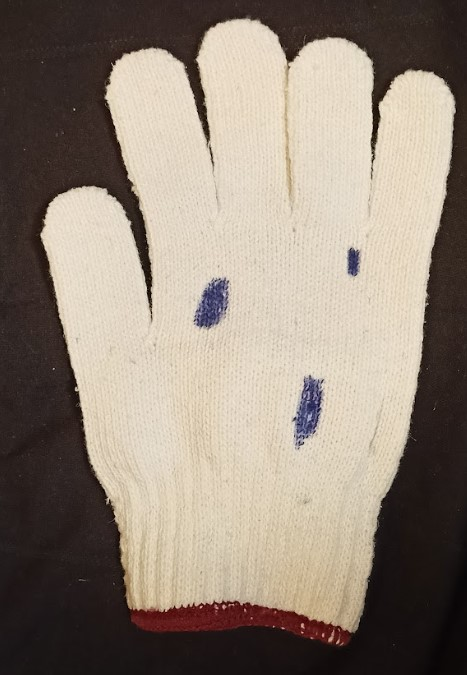
#> input picture Images/Cloth/CLOTH STAIN 1.jpg, 467 x 675 px
$ python -i contourFinder.py   (imports and definitions only)
#> lines starting #> are read from the running program, lines starting #| are printed output that depends on the picture; after the words box and inside, x2 and y2 are one past the last pixel; in counts of white or black regions, pixels touching at a corner belong together
#> further down, picture is the input picture: shape (675, 467, 3); mean B, G, R 119.7, 132.4, 145
import cv2 as cv
import numpy as np


def find_skin_contours(img):
    img_lab = cv.cvtColor(img, cv.COLOR_BGR2LAB)
#> img_lab: shape (675, 467, 3); mean of channels 0, 1, 2 137.1, 131, 136.3

    skin_lower = np.array([88, 113, 135])
    skin_higher = np.array([255, 255, 355])
    skin_extracted = cv.inRange(img_lab, skin_lower, skin_higher)
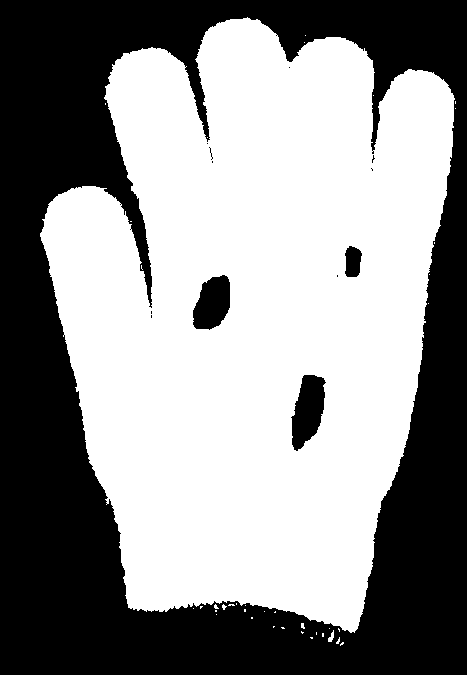
#> skin_extracted: shape (675, 467); 56.6% white; 13 black regions (9 under 20 px), largest, box (x1, y1, x2, y2) and area: (0, 0, 467, 675) 133242, (291, 375, 326, 451) 1745, (193, 275, 230, 330) 1515, (345, 246, 362, 277) 421

    # floodfill from point (0, 0)
    h, w = skin_extracted.shape[:2]
#> h = 675; w = 467
    mask = np.zeros((h + 2, w + 2), np.uint8)
    cv.floodFill(skin_extracted, mask, (0, 0), 255)
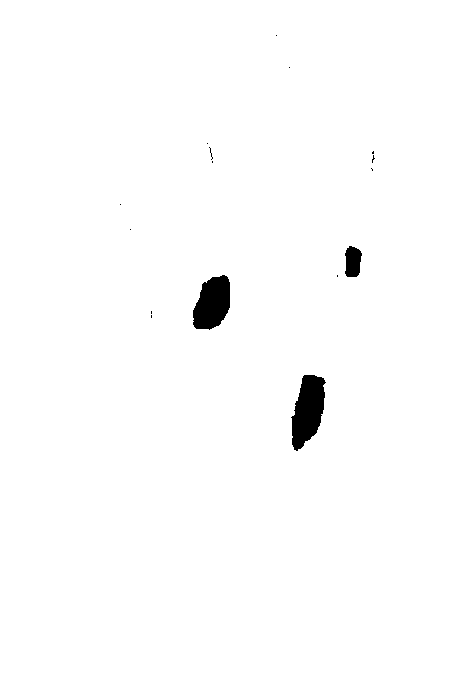
#> skin_extracted: shape (675, 467); 98.8% white; 16 black regions (13 under 20 px), largest, box (x1, y1, x2, y2) and area: (291, 375, 326, 451) 1745, (193, 275, 230, 330) 1515, (345, 246, 362, 277) 421
    # invert floodfilled image
    skin_extracted = cv.bitwise_not(skin_extracted)
    # skin_extracted = cv.resize(skin_extracted, None, fx=0.2, fy=.2)

    # cv.imshow("skin_extracted", skin_extracted)

    a_erode = cv.erode(skin_extracted, None, iterations=2)
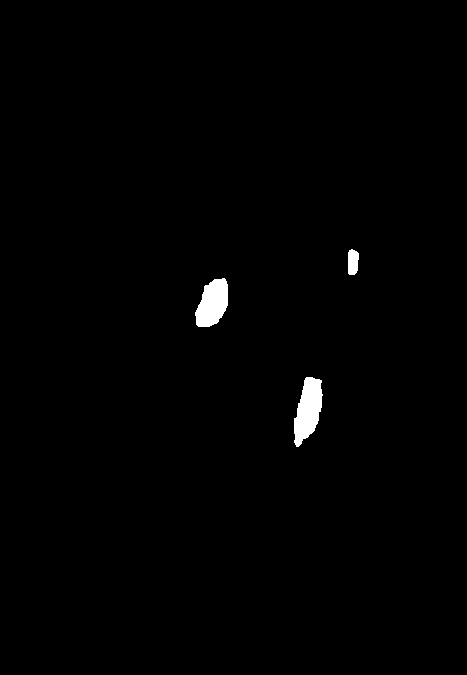
#> a_erode: shape (675, 467); 0.86% white; 3 white regions, box (x1, y1, x2, y2) and area: (294, 377, 323, 447) 1309, (195, 278, 228, 327) 1161, (348, 249, 359, 275) 245
    # cv.imshow("a_erode", a_erode)

    a_dilate = cv.dilate(a_erode, None, iterations=2)
#> a_dilate: shape (675, 467); 1.2% white; 3 white regions, box (x1, y1, x2, y2) and area: (292, 375, 325, 449) 1729, (193, 276, 230, 329) 1505, (346, 247, 361, 277) 409
    # cv.imshow("a_dilate", a_dilate)

    a_fill = cv.morphologyEx(a_dilate, cv.MORPH_CLOSE,
                             np.ones((7, 7), dtype=np.uint8))
#> a_fill: shape (675, 467); 1.2% white; 3 white regions, box (x1, y1, x2, y2) and area: (292, 375, 325, 449) 1733, (193, 276, 230, 329) 1505, (346, 247, 361, 277) 409
    # cv.imshow("a_fill", a_fill)

    a_canny = cv.Canny(a_fill, 0, 255)
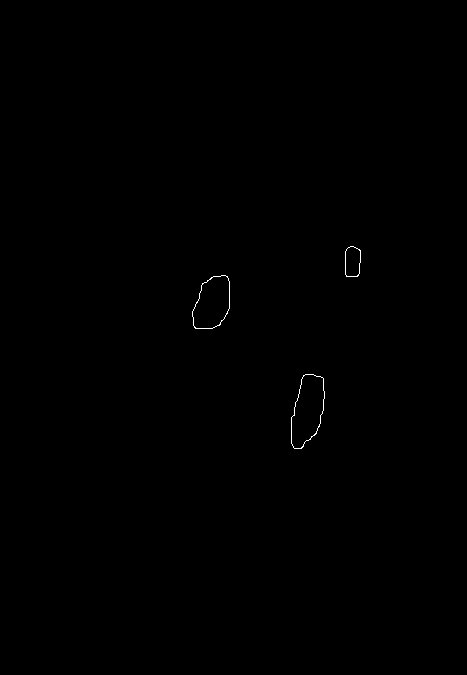
#> a_canny: shape (675, 467); 0.13% white in thin lines or dots, all inside (x1, y1, x2, y2) = (192, 246, 361, 449)
    # cv.imshow("a_hole_canny", a_canny)

    # find contours
    a_contours, _ = cv.findContours(
        a_canny,
        cv.RETR_EXTERNAL,
        cv.CHAIN_APPROX_SIMPLE
    )
#> a_contours = 3 contours; box (x1, y1, x2, y2) and area: (291, 374, 325, 449) 1742, (192, 275, 230, 329) 1502, (345, 246, 361, 277) 408

    # cv.drawContours(img, a_contours, -1, (0, 255, 0), 3)
    # img = cv.resize(skin_extracted, None, fx=0.2, fy=.2)
    # cv.imshow("img", img)

    return a_contours


# [46 lines left out: function find_latex_contour, not called in this run]

>>> import cv2
>>> picture = cv2.imread('../Images/Cloth/CLOTH STAIN 1.jpg')
>>> result = find_skin_contours(picture)
#> result has the same summary as a_contours in find_skin_contours

$ run again, on Images/Cloth/CLOTH STITCH 2.jpg
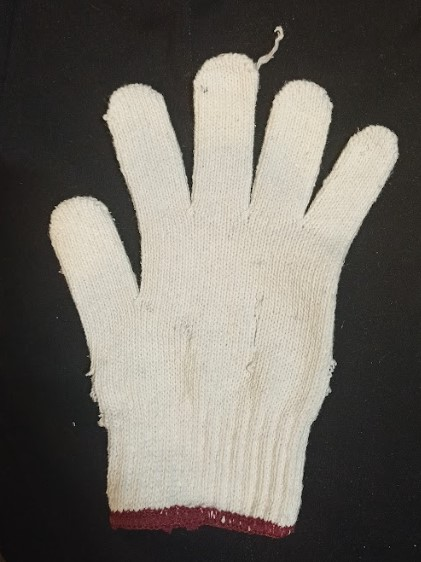
#> input picture Images/Cloth/CLOTH STITCH 2.jpg, 421 x 562 px
#> picture is the input picture: shape (562, 421, 3); mean B, G, R 100.1, 107.3, 111.6
#> img_lab: shape (562, 421, 3); mean of channels 0, 1, 2 110, 128.4, 132.4
#> in find_skin_contours, `skin_extracted = cv.inRange(img_lab, skin_lower, skin_higher)`:
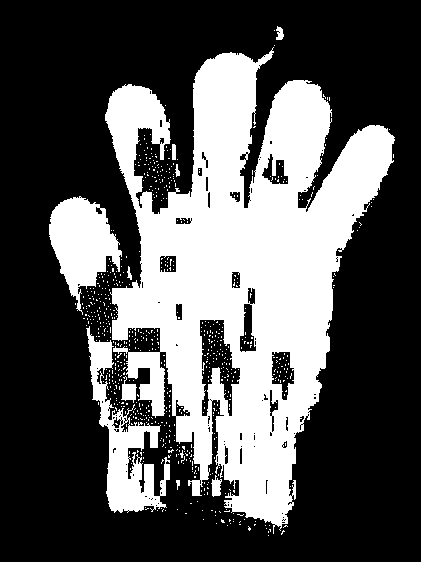
#> skin_extracted: shape (562, 421); 34.1% white; 714 white regions (704 under 20 px), largest, box (x1, y1, x2, y2) and area: (105, 47, 395, 534) 68927, (86, 326, 170, 513) 5068, (49, 196, 122, 315) 4668
#> a_erode: shape (562, 421); 0.11% white in thin lines or dots, all inside (x1, y1, x2, y2) = (178, 167, 285, 389)
#> a_dilate: shape (562, 421); 0.59% white; 22 white regions, largest, box (x1, y1, x2, y2) and area: (244, 305, 252, 342) 247, (208, 355, 224, 368) 155, (202, 368, 209, 384) 87
#> a_fill: shape (562, 421); 0.7% white; 7 white regions, largest, box (x1, y1, x2, y2) and area: (202, 323, 231, 384) 708, (242, 298, 255, 351) 340, (273, 352, 287, 390) 265
#> in find_skin_contours, `a_canny = cv.Canny(a_fill, 0, 255)`:
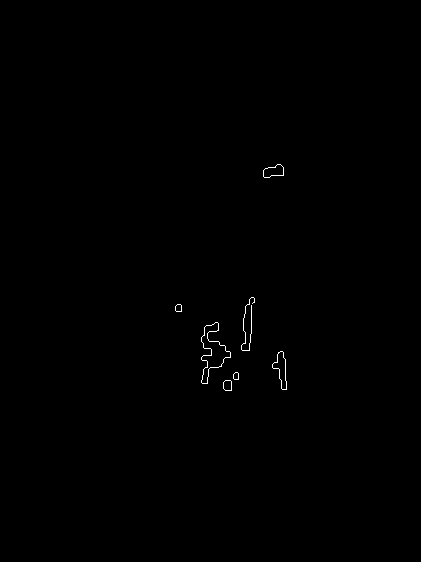
#> a_canny: shape (562, 421); 0.23% white in thin lines or dots, all inside (x1, y1, x2, y2) = (175, 164, 287, 391)
#> a_contours = 7 contours, 1 with area under 20; largest, box (x1, y1, x2, y2) and area: (201, 322, 231, 384) 707, (272, 351, 287, 390) 260, (263, 164, 284, 178) 185, (223, 380, 232, 391) 76, (175, 304, 182, 312) 39, (233, 372, 239, 380) 32
#> result has the same summary as a_contours in find_skin_contours
